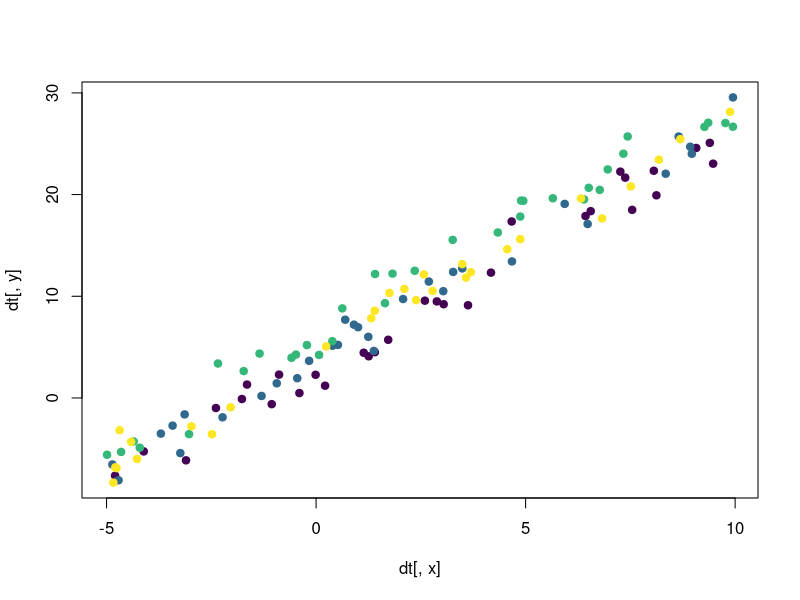

Recreate this plot in R.

#### Aim of prog: create dummy data for a hierarchical model

#### Clear memory and load libraries
rm(list = ls())
graphics.off()

library(data.table)
library(viridis)

#### Create data
## Common variables
set.seed(1969-08-18) # Woodstock seed

n_group = 4

min_per_group = 25
max_per_group = 40

data_per_group = sample(x = min_per_group:max_per_group, size = n_group, replace = TRUE)
n_data = sum(data_per_group)

colours = viridis(n_group)

## Parameters
beta0 = 5.5
sigma_beta = 2
beta0_group = rnorm(n = n_group, mean = beta0, sd = sigma_beta)

beta1 = 2.3

sigma_res = sqrt(2)

realParameters = c(beta0, sigma_beta, beta0_group, beta1, sigma_res)
names(realParameters) = c("beta0", "sigma_beta", paste0("beta0_", 1:n_group), "beta1", "sigma_res")

## Explanatory variable
x = runif(n = n_data, min = -5, max = 10)
dt = data.table(y = numeric(n_data), x = x, group = rep(1:n_group, data_per_group))

dt[, colour := colours[group], by = group]
dt[, .N, by = group] # This should be equal to data_per_group

count = 0
for (i in 1:n_group)
{
	ind = (1 + count):(data_per_group[i] + count)
	dt[ind, y := rnorm(n = data_per_group[i], mean = beta0_group[i] + beta1*x, sd = sigma_res)]
	count = count + data_per_group[i]
}

plot(dt[, x], dt[, y], pch = 19, col = dt[, colour])

#### Save data
saveRDS(dt, "./data.rds")
saveRDS(realParameters, "realParameters.rds")
